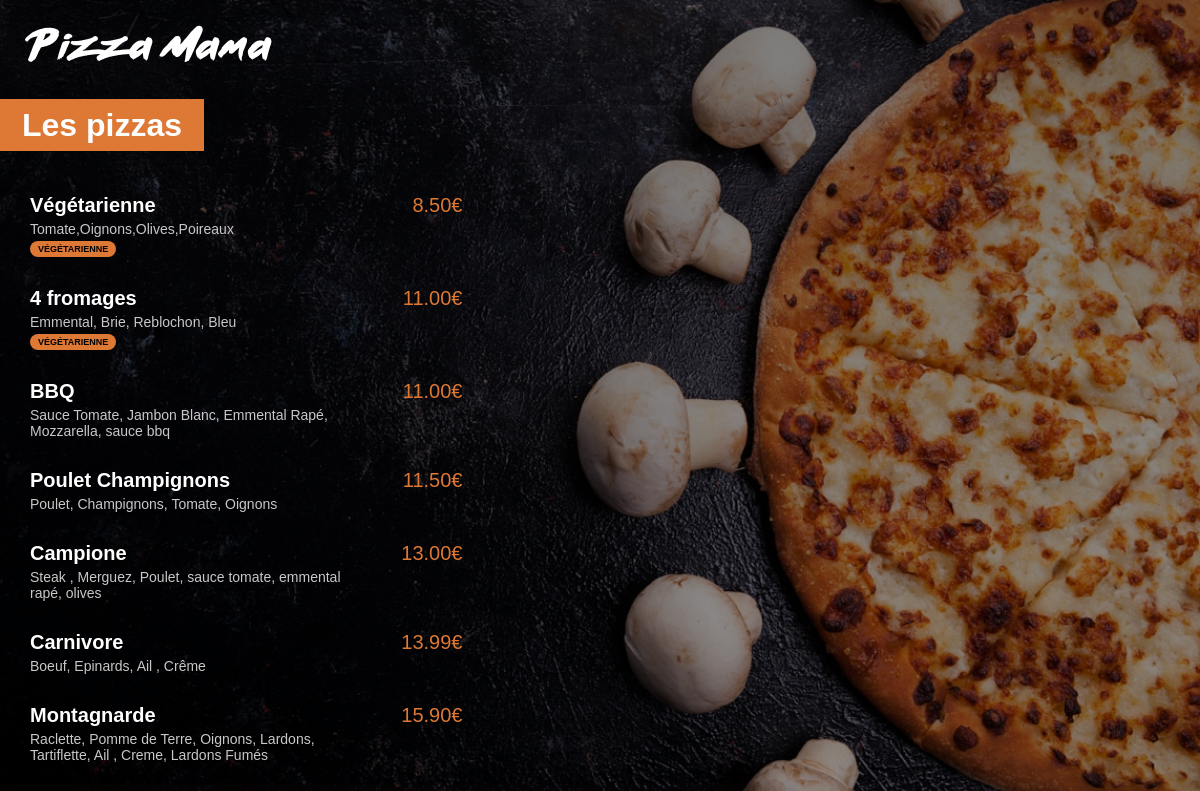
The app's page /menu/ with its own data.
### menu/models.py (models this page shows, shortened)
class Pizza(models.Model):
    nom = models.CharField(max_length=200)
    ingredients = models.CharField(max_length=400)
    prix = models.FloatField(default=0)
    vegetarienne = models.BooleanField(default=False)

### menu/views.py (the view)
# urls.py: path('', views.index, name="index"),
def index(request):
    pizzas = Pizza.objects.all().order_by('prix')
    return render(request, 'menu/index.html', {'pizzas': pizzas})

### menu/templates/menu/index.html (shortened to what this page needs)
{% load static %}
<html lang="en">
<head>
    <link  rel="stylesheet" href="{% static 'menu/style.css' %}">
</head>
<body>
<img id="small_logo" src="{% static 'menu/images/small_logo.png' %}">
    <div class="menu_title">
        <h1>Les pizzas</h1>
    </div>
    <div class="menu_list">
        {% for pizza in pizzas %}
            <div class="menu_list_item">
                <span class="menu_list_title">{{pizza.nom}}</span>
                <span class="menu_list_prix">{{pizza.prix | floatformat:2}}€</span>
                <span class="menu_list_ingredients">{{pizza.ingredients}}</span>
        {% if pizza.vegetarienne %}
                <span class="menu_list_badge">VÉGÉTARIENNE</span>
        {% endif %}
            </div>
        {% endfor %}
    </div>
</body>
</html>

### menu/static/menu/style.css (style rules this page uses)
body { background: linear-gradient(0deg, rgba(0, 0, 0,0.4), rgba(0, 0 , 0, 0.5)), url("./images/menu_background.jpg") no-repeat center center fixed; -webkit-background-size:cover; -moz-background-size: cover; -o-background-size:cover; background-size:cover; color: white; margin:0px; font-family: Arial; }
#small_logo { margin-top: 25px; margin-left: 25px; }
h1 { background-color: #DD7835; display:inline; padding: 8px 22px; }
.menu_title { margin-top: 45px; margin-bottom: 50px; }
.menu_list { margin-left: 30px; }
.menu_list_item { margin: 30px 0px; }
.menu_list_title { font-weight:bold; font-size: 20px; display: inline-block; width: 350px; }
.menu_list_prix { font-size:20px; color: #DD7835; margin-left: 8px; display: inline-block; width: 70px; text-align: right; }
.menu_list_ingredients { font-size: 14px; color:#C8C8C8; margin-top: 4px; display:block; width: 320px; }
.menu_list_badge { background-color: #DD7835; color: black; font-size: 9px; padding: 3px 8px; margin-top: 4px; display: inline-block; border-radius: 8px; font-weight: bold; }

### records on screen
Pizza: nom "Végétarienne", prix "8.50", ingredients "Tomate,Oignons,Olives,Poireaux", vegetarienne "VÉGÉTARIENNE"
Pizza: nom "4 fromages", prix "11.00", ingredients "Emmental, Brie, Reblochon, Bleu", vegetarienne "VÉGÉTARIENNE"
Pizza: nom "BBQ", prix "11.00", ingredients "Sauce Tomate, Jambon Blanc, Emmental Rapé, Mozzarella, sauce bbq"
Pizza: nom "Poulet Champignons", prix "11.50", ingredients "Poulet, Champignons, Tomate, Oignons"
Pizza: nom "Campione", prix "13.00", ingredients "Steak , Merguez, Poulet, sauce tomate, emmental rapé, olives"
Pizza: nom "Carnivore", prix "13.99", ingredients "Boeuf, Epinards, Ail , Crême"
Pizza: nom "Montagnarde", prix "15.90", ingredients "Raclette, Pomme de Terre, Oignons, Lardons, Tartiflette, Ail , Creme, Lardons Fumés"
